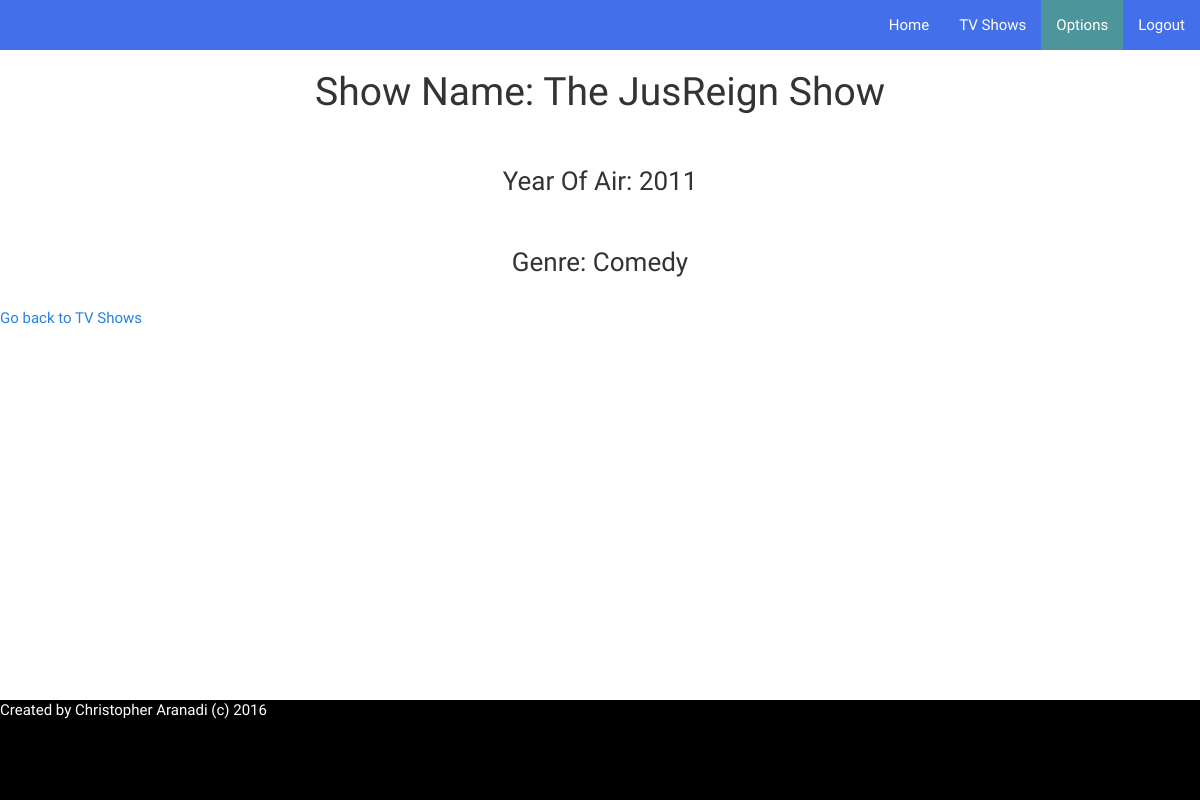
The app's page /show_info.php?id=5 (signed in) with its own data.
### tables this page shows
CREATE TABLE IF NOT EXISTS `shows` (
  `id` int(11) NOT NULL,
  `name` varchar(256) DEFAULT NULL,
  `airdate` int(11) DEFAULT NULL,
  `genre` varchar(256) DEFAULT NULL
);

### show_info.php (the view, shortened to what this page needs)
<?php
include "db_server.php";
if (isset($_SESSION['name']))
{
?>
<html>
<head>
  <link rel = "stylesheet" href = "css/bootstrap.css">
  <link rel = "stylesheet" href = "css/profile.css">
</head>
<body>
  <div class = "content">
    <nav class="navbar navbar-default custom">
      <div class="navbar-collapse collapse navbar-right">
        <ul class="nav navbar-nav">
          <li><a href="profile.php">Home</a></li>
          <li><a href="tv_shows.php">TV Shows</a></li>
          <li class = "active"><a href="options.php">Options</a></li>
          <li><a href="logout.php">Logout</a></li>
        </ul>
      </div>
    </nav>
    <div align = "center">
      <?php
      $id = $_GET['id'];
      $query = $db->prepare("select * from shows where id = :id");
      $query->bindParam(":id", $id);
      $query->execute();
      while ($row = $query->fetch(PDO::FETCH_ASSOC))
      {
        echo "<h1>Show Name: " . $row['name'] . "</h1>";
        echo "<br>";
        echo "<h3>Year Of Air: " . $row['airdate'] . "</h3>";
        echo "<br>";
        echo "<h3>Genre: " . $row['genre'] . "</h3>";
      }
      ?>
    </div>
    <a href = "tv_shows.php">Go back to TV Shows</a>
  </div>
  <footer class = "main-footer">
    Created by Christopher Aranadi (c) 2016
  </footer>
</body>
</html>
<?php
}
else
{
  header("Location: index.php");
}
?>

### css/profile.css (style rules this page uses)
body { margin: 0; height: 100%; }
div.content { min-height: 100%; margin-bottom: -100px; }
div.content:after { display: block; content: ""; }
div.content:after, footer { height: 100px; }
footer { background-color: black; color: white; }
nav.custom { background-color: #436FEB; border-radius: 0; border: 0; }
div ul li.active a { background: #4C959B !important; color: white !important; }
div ul li a { color: white !important; }

### records on screen
shows: name "The JusReign Show", airdate "2011", genre "Comedy"
